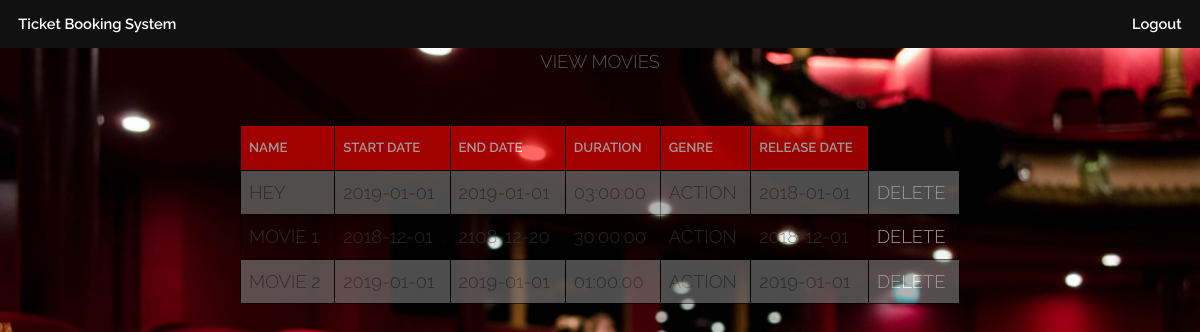
The app's page /view_movies.php with its own data.
### tables this page shows
CREATE TABLE `Movie` (
  `Name` varchar(255) NOT NULL,
  `StartDate` date NOT NULL,
  `EndDate` date NOT NULL,
  `Duration` time NOT NULL,
  `Genre` varchar(15) NOT NULL,
  `ReleaseDate` date NOT NULL
);

### view_movies.php (the view, shortened to what this page needs)
<?php include('dbcon.php'); ?>
<html>
<head>
<link rel="stylesheet" href="assets/css/table.css" />
<link rel="stylesheet" href="assets/css/main.css" />
</head>
<body>
    <header id="header">
      <a class="logo" href="admin.html">Ticket Booking System</a>
      <a class="logo" href="logout.php">Logout</a>
    </header>
<h3 align="center">View Movies<h3>
<?php
$result = mysqli_query($con,"SELECT * FROM movie");
echo "<table border='3' id='tableview'>
<tr>
<th>Name</th>
<th>Start Date</th>
<th>End Date</th>
<th>Duration</th>
<th>Genre</th>
<th>Release Date</th>
</tr>";
while($row = mysqli_fetch_array($result))
  {
  echo "<tr>";
  echo "<td>" . $row['Name'] . "</td>";
  echo "<td>" . $row['StartDate'] . "</td>";
  echo "<td>" . $row['EndDate'] . "</td>";
  echo "<td>" . $row['Duration'] . "</td>";
  echo "<td>" . $row['Genre'] . "</td>";
  echo "<td>" . $row['ReleaseDate'] . "</td>";
  echo "<td><a onClick= \"return confirm('Do you want to delete this movie?')\" href='view_movies.php?job=delete&amp;Name= " . $row['Name'] . "'>DELETE</a></td>";
  echo "</tr>";
  }
echo "</table>";
?>
</body>
</html>

### assets/css/table.css (style rules this page uses)
body { background-color : #484848; margin: 0; padding: 0; }
#tableview { opacity:0.6; margin: 50 auto; width: 60% ; padding: 30px 25px; border: 1px solid #000000; }
#tableview td, #tableview th { border: 1px solid #000000; padding: 8px; }
#tableview tr:nth-child(even) { background-color: grey; }
#tableview th { padding-top: 12px; padding-bottom: 12px; text-align: left; background-color: red; color: white; }

### records on screen
movie: Name "HEY", StartDate "2019-01-01", EndDate "2019-01-01", Duration "03:00:00", Genre "ACTION", ReleaseDate "2018-01-01"
movie: Name "MOVIE 1", StartDate "2018-12-01", EndDate "2108-12-20", Duration "30:00:00", Genre "ACTION", ReleaseDate "2018-12-01"
movie: Name "MOVIE 2", StartDate "2019-01-01", EndDate "2019-01-01", Duration "01:00:00", Genre "ACTION", ReleaseDate "2019-01-01"
